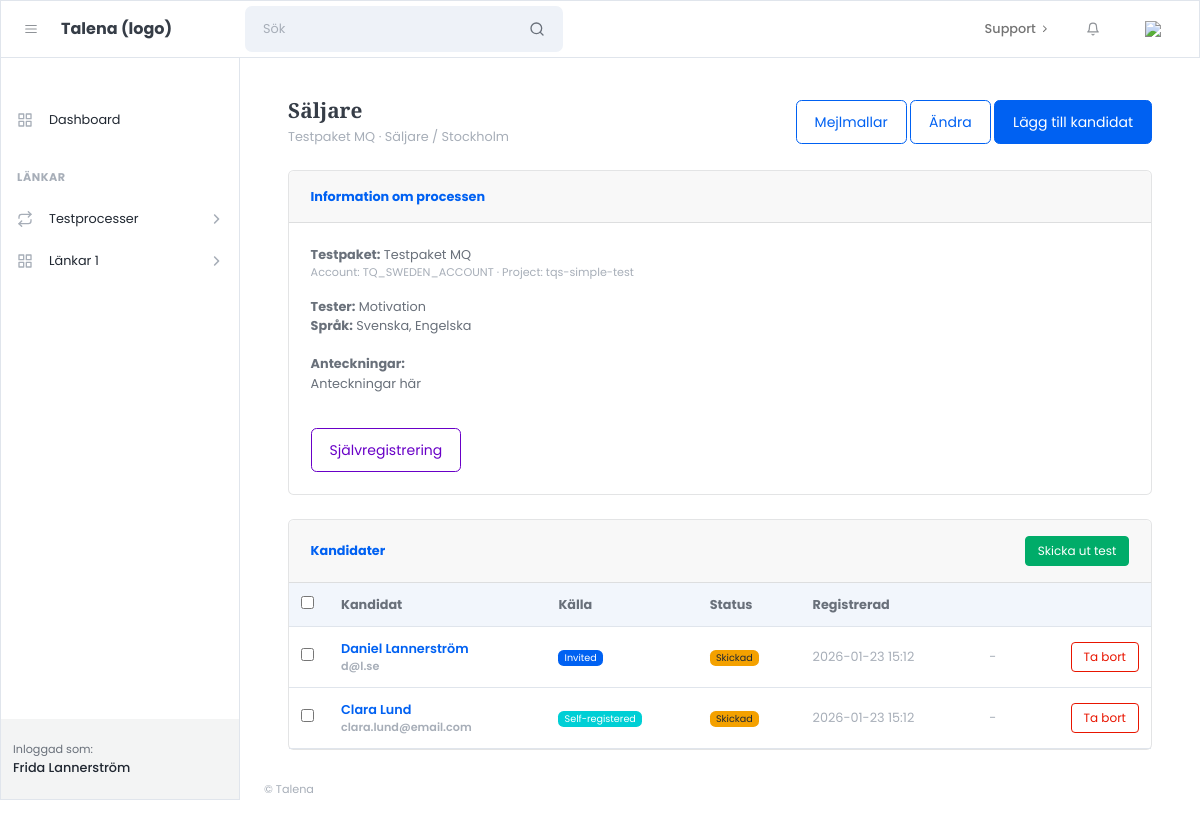
Screenshot of /processes/12/ (signed in) with the database file from the repository.
### apps/accounts/models.py (models this page shows)
class User(AbstractUser):
    class Role(models.TextChoices):
        ADMIN = "admin", "Admin"
        CUSTOMER = "customer", "Customer"
    role = models.CharField(
        max_length=20,
        choices=Role.choices,
        default=Role.CUSTOMER,
    )

### apps/processes/models.py (models this page shows, shortened)
class TestProcess(models.Model):
    name = models.CharField(max_length=255)
    provider = models.CharField(max_length=50, default="sova")
    account_code = models.CharField(max_length=255)
    project_code = models.CharField(max_length=255)
    project_name_snapshot = models.CharField(max_length=255, blank=True, default="")
    job_title = models.CharField(max_length=255, blank=True, default="")
    job_location = models.CharField(max_length=255, blank=True, default="")
    notes = models.TextField(blank=True, default="")
    self_registration_token = models.UUIDField(
        default=uuid.uuid4,
        unique=True,
        editable=False,
        db_index=True,
    )
    created_by = models.ForeignKey(
        settings.AUTH_USER_MODEL,
        on_delete=models.CASCADE,
        related_name="test_processes",
    )
    created_at = models.DateTimeField(auto_now_add=True)
    class Meta:
        ordering = ["-created_at"]
    def get_self_registration_url(self):
                    return reverse("processes:self_register", kwargs={"token": str(self.self_registration_token)})

class TestInvitation(models.Model):
    STATUS_CHOICES = [
        ("created", "Created"),
        ("sent", "Sent"),
        ("started", "Started"),
        ("completed", "Completed"),
        ("expired", "Expired"),
        ("failed", "Failed"),
    ]
    SOURCE_CHOICES = [
        ("invited", "Invited"),
        ("self_registered", "Self-registered"),
    ]
    assessment_url = models.URLField(blank=True, null=True)
    sova_request_id = models.CharField(max_length=512, blank=True, null=True)
    process = models.ForeignKey("processes.TestProcess", on_delete=models.CASCADE, related_name="invitations")
    candidate = models.ForeignKey("processes.Candidate", on_delete=models.CASCADE, related_name="invitations")
    source = models.CharField(max_length=20, choices=SOURCE_CHOICES, default="invited")
    request_id = models.CharField(max_length=512, null=True, blank=True)
    sova_project_id = models.IntegerField(null=True, blank=True)
    overall_score = models.FloatField(null=True, blank=True)
    project_results = models.JSONField(null=True, blank=True)
    status = models.CharField(max_length=30, choices=STATUS_CHOICES, default="created")
    invited_at = models.DateTimeField(blank=True, null=True)
    completed_at = models.DateTimeField(blank=True, null=True)
    result_payload = models.JSONField(null=True, blank=True)   # hela resultatet (om du vill)
    score = models.IntegerField(null=True, blank=True)         # demo-score 0–100 (eller vad du vill)
    sova_invitation_id = models.CharField(max_length=255, blank=True, null=True)
    sova_payload = models.JSONField(blank=True, null=True)
    created_at = models.DateTimeField(auto_now_add=True)
    class Meta:
        constraints = [
            models.UniqueConstraint(fields=["process", "candidate"], name="uniq_invitation_per_process")
        ]

class Candidate(models.Model):
    first_name = models.CharField(max_length=80)
    last_name = models.CharField(max_length=80, blank=True)
    email = models.EmailField()
    created_at = models.DateTimeField(auto_now_add=True)
    class Meta:
        constraints = [
            models.UniqueConstraint(fields=["email"], name="uniq_candidate_email")
        ]

### apps/projects/models.py (models this page shows, shortened)
class ProjectMeta(models.Model):
    provider = models.CharField(max_length=50, default="sova")
    account_code = models.CharField(max_length=255)
    project_code = models.CharField(max_length=255)
    intern_name = models.TextField(blank=True, default="")
    tests = models.TextField(blank=True, default="")      # ["Personlighet", "Kognitivt"]
    languages = models.TextField(blank=True, default="")   # ["sv", "en"]
    notes = models.TextField(blank=True, default="")
    updated_at = models.DateTimeField(auto_now=True)
    class Meta:
        unique_together = ("provider", "account_code", "project_code")

### apps/processes/views.py (the view)
# urls.py: path("<int:pk>/", views.process_detail, name="process_detail"),
@login_required
def process_detail(request, pk):
    process = get_object_or_404(
        TestProcess,
        pk=pk,
        created_by=request.user
    )
    meta = ProjectMeta.objects.filter(
        account_code=process.account_code,
        project_code=process.project_code,
    ).first()
    invitations = (
        process.invitations
        .select_related("candidate")
        .order_by("-created_at")
    )
    return render(
        request,
        "customer/processes/process_detail.html",
        {
            "process": process,
            "invitations": invitations,
            "meta": meta,
            "self_reg_url": request.build_absolute_uri(process.get_self_registration_url()),
        }
    )

### templates/customer/processes/process_detail.html (shortened to what this page needs)
{% extends "customer/core/layouts/customer_base.html" %}
{% block content %}
<div class="container-fluid px-4">
  <div class="d-flex align-items-center justify-content-between mb-4">
    <div>
      <h1 class="h3 mb-1">{{ process.name }}</h1>
      <div class="text-muted">
        {{ process.project_name_snapshot }} · {{ process.job_title }} / {{ process.job_location }}
      </div>
    </div>
    <div>
      <a class="btn btn-outline-primary" href="{% url 'emails:edit_process_invitation_template' process.id %}">
        Mejlmallar
      </a>
      <a class="btn btn-outline-primary" href="{% url 'processes:process_update' process.id %}">
        Ändra
      </a>
      <a class="btn btn-primary" href="{% url 'processes:process_add_candidate' process.id %}">
        Lägg till kandidat
      </a>
    </div>
  </div>
  <div class="card mb-4">
    <div class="card-header"><strong>Information om processen</strong></div>
    <div class="card-body">
      <div><strong>Testpaket:</strong> {{ process.project_name_snapshot }}</div>
      <div class="text-muted small mb-3">Account: {{ process.account_code }} · Project: {{ process.project_code }}</div>
      <div><strong>Tester:</strong> {{ meta.tests|default:"—" }}</div>
      <div><strong>Språk:</strong> {{ meta.languages|default:"—" }}</div><br>
      <div>
        <p><strong>Anteckningar:</strong><br>{{ process.notes }}</p>
      </div>
      <br>
      <button type="button" class="btn btn-outline-secondary" id="btnSelfReg">
        Självregistrering
      </button>
    </div>
  </div>
  <div class="card">
    <div class="card-header d-flex justify-content-between align-items-center">
      <strong>Kandidater</strong>
      <button type="submit" form="send-tests-form" class="btn btn-success btn-sm">
        Skicka ut test
      </button>
    </div>
    <div class="card-body p-0">
      <form id="send-tests-form" method="post" action="{% url 'processes:process_send_tests' process.id %}">
        <div class="table-responsive">
          <table class="table mb-0 align-middle">
            <thead class="bg-light">
              <tr>
                <th style="width:40px;">
                  <input type="checkbox" id="select-all">
                </th>
                <th>Kandidat</th>
                <th>Källa</th>
                <th>Status</th>
                <th>Registrerad</th>
                <th></th>
                <th></th>
              </tr>
            </thead>
            <tbody>
              {% for inv in invitations %}
              <tr>
                <td>
                  <input type="checkbox" name="invitation_ids" value="{{ inv.id }}" class="row-check">
                </td>
                <td class="fw-semibold">
                  <a href="{% url 'processes:process_candidate_detail' process.id inv.candidate.id %}"
                    class="text-decoration-none fw-semibold">
                    {{ inv.candidate.first_name }} {{ inv.candidate.last_name }}
                  </a>
                  <div class="small text-muted">{{ inv.candidate.email }}</div>
                </td>
                <td>
                  {% if inv.source == "self_registered" %}
                  <span class="badge bg-info">Self-registered</span>
                  {% else %}
                  <span class="badge bg-primary">Invited</span>
                  {% endif %}
                </td>
                <td>
                  {% if inv.status == "completed" %}
                  <span class="badge bg-success">Färdig</span>
                  {% elif inv.status == "sent" %}
                  <span class="badge bg-warning text-dark">Skickad</span>
                  {% elif inv.status == "created" %}
                  <span class="badge bg-secondary">Ej skickad</span>
                  {% else %}
                  <span class="badge bg-light text-dark">{{ inv.status }}</span>
                  {% endif %}
                </td>
                <td class="text-muted">
                  {{ inv.invited_at|default:inv.created_at|date:"Y-m-d H:i" }}
                </td>
                <td class="text-muted">
                  {{ inv.completed_at|default:"-" }}
                </td>
                <td class="text-end">
                  <button type="submit" class="btn btn-sm btn-outline-danger" form="send-tests-form"
                    formaction="{% url 'processes:remove_candidate_from_process' process.id inv.candidate_id %}"
                    formmethod="post" onclick="return confirm('Are you sure you want to remove this candidate?');"
                    title="Remove candidate">
                    Ta bort
                  </button>
                </td>
              </tr>
              {% empty %}
              <tr>
                <td colspan="6" class="p-4 text-muted text-center">
                  No candidates yet.
                </td>
              </tr>
              {% endfor %}
            </tbody>
          </table>
        </div>
      </form>
    </div>
  </div>
</div>
{% endblock %}

### templates/customer/core/partials/customer_sidebar.html (shortened to what this page needs)
<div id="layoutSidenav_nav">
                <nav class="sidenav sidenav-light border">
                    <div class="sidenav-menu">
                        <div class="nav accordion" id="accordionSidenav">
                            <div class="sidenav-menu-heading"></div>
                            <a class="nav-link" href="{% url 'customer_dashboard' %}">
                                <div class="nav-link-icon"><i data-feather="grid"></i></div>
                                Dashboard
                            </a>
                            <div class="sidenav-menu-heading">Länkar</div>
                            <a class="nav-link collapsed" href="javascript:void(0);" data-bs-toggle="collapse" data-bs-target="#collapseFlows" aria-expanded="false" aria-controls="collapseFlows">
                                <div class="nav-link-icon"><i data-feather="repeat"></i></div>
                                Testprocesser
                                <div class="sidenav-collapse-arrow"><i class="fas fa-angle-down"></i></div>
                            </a>
                            <a class="nav-link collapsed" href="javascript:void(0);" data-bs-toggle="collapse" data-bs-target="#collapsePages" aria-expanded="false" aria-controls="collapsePages">
                                <div class="nav-link-icon"><i data-feather="grid"></i></div>
                                Länkar 1
                                <div class="sidenav-collapse-arrow"><i class="fas fa-angle-down"></i></div>
                            </a>
                    </div>
                    </div>
                    <div class="sidenav-footer">
                        <div class="sidenav-footer-content">
                            <div class="sidenav-footer-subtitle">Inloggad som:</div>
                            <div class="sidenav-footer-title">{{ request.user.get_full_name }}</div>
                        </div>
                    </div>
                </nav>
            </div>

### rows the page displays
User: user.get_full_name "Frida Lannerström"
TestProcess: name "Säljare", project_name_snapshot "Testpaket MQ", job_title "Säljare", job_location "Stockholm", account_code "TQ_SWEDEN_ACCOUNT", project_code "tqs-simple-test", notes "Anteckningar här"
ProjectMeta: tests "Motivation", languages "Svenska, Engelska"
TestInvitation: candidate.first_name "Daniel", candidate.last_name "Lannerström", candidate.email "d@l.se", source "Invited", status "Skickad", invited_at "2026-01-23 15:12", completed_at "-"
TestInvitation: candidate.first_name "Clara", candidate.last_name "Lund", candidate.email "clara.lund@email.com", source "Self-registered", status "Skickad", invited_at "2026-01-23 15:12", completed_at "-"
